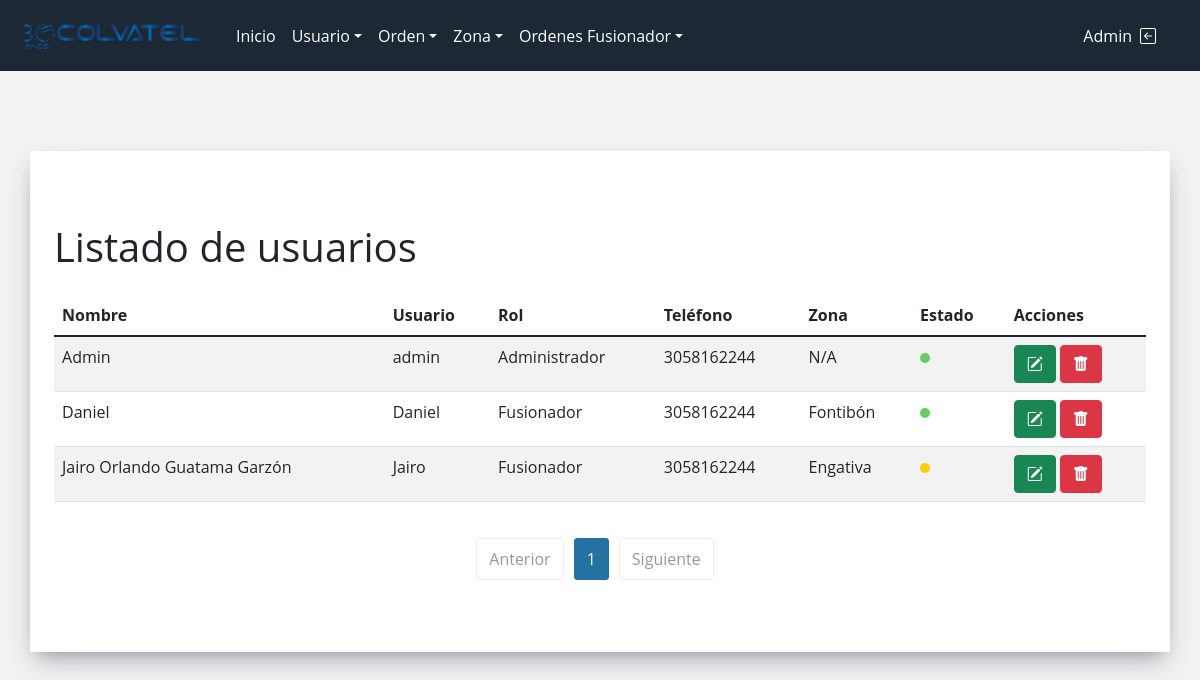
Page /views/listadeUsuarios.php (signed in) on the committed database.
### tables this page shows
CREATE TABLE `usuarios` (
  `id_usuario` int(11) NOT NULL,
  `nombre` varchar(100) NOT NULL,
  `correo` varchar(100) NOT NULL,
  `telefono` varchar(100) NOT NULL,
  `clave` varchar(1000) NOT NULL,
  `nombre_usuario` varchar(50) DEFAULT NULL,
  `estado` int(11) DEFAULT 1,
  `id_zona` int(11) DEFAULT NULL,
  `id_rol` int(11) DEFAULT NULL,
  `id_estado` int(11) DEFAULT 1
);

CREATE TABLE `roles` (
  `id_rol` int(11) NOT NULL,
  `nombre_rol` varchar(50) DEFAULT NULL
);

CREATE TABLE `zonas` (
  `id_zona` int(11) NOT NULL,
  `nombre_zona` varchar(50) DEFAULT NULL,
  `estado` int(11) NOT NULL DEFAULT 1
);

CREATE TABLE `estado_tarea` (
  `id_estado_tarea` int(11) NOT NULL,
  `Nombre_estado` varchar(50) DEFAULT NULL
);

### views/listadeUsuarios.php (the view, shortened to what this page needs)
<?php
require_once  '../conexion.php';
?>
<!DOCTYPE html>
<html lang="es">
<head>
    <?php include "../views/styles.php"; ?>
    <link rel="stylesheet" href="../style/lista_usuarios/estados.css">
    <link rel="stylesheet" href="../style/global.css">
</head>
<body>
    <?php include "header.php" ?>
    <main>
        <section class="container sectionTable pt-4 pb-4">
            <div class="container my-5">
                <h1 class="mb-4">Listado de usuarios</h1>
                <div class="table-responsive">
                    <table class="table table-striped table-hover">
                        <thead>
                            <tr>
                                <th>Nombre</th>
                                <th>Usuario</th>
                                <th>Rol</th>
                                <th>Teléfono</th>
                                <th>Zona</th>
                                <th>Estado</th>
                                <th>Acciones</th>
                            </tr>
                        </thead>
                        <tbody>
                            <?php
                            $sql_register = mysqli_query($conexion, "SELECT COUNT(*) as total_registros FROM usuarios WHERE estado = 1");
                            $result_register = mysqli_fetch_array($sql_register);
                            $total_registro = $result_register['total_registros'];
                            $por_pagina = 5;
                            if (empty($_GET['pagina'])) {
                                $pagina = 1;
                            } else {
                                $pagina = $_GET['pagina'];
                            }
                            $desde = ($pagina - 1) * $por_pagina;
                            $total_paginas = ceil($total_registro / $por_pagina);
                            $query = "SELECT u.id_usuario, u.nombre, u.correo, u.telefono, u.nombre_usuario, u.estado, r.nombre_rol, z.nombre_zona, e.Nombre_estado FROM usuarios u
                                                    LEFT JOIN roles r ON r.id_rol  = u.id_rol
                                                    LEFT JOIN zonas z ON z.id_zona = u.id_zona
                                                    LEFT JOIN estado_tarea e ON e.id_estado_tarea = u.id_estado
                                                    WHERE u.estado = 1 ORDER BY u.nombre ASC LIMIT $desde,$por_pagina";
                            $result = mysqli_query($conexion, $query);
                            if ($result && mysqli_num_rows($result) > 0) {
                                while ($data = mysqli_fetch_array($result)) {
                            ?>
                                    <tr>
                                        <td><?php echo $data['nombre']; ?></td>
                                        <td><?php echo $data['nombre_usuario']; ?></td>
                                        <td><?php echo $data['nombre_rol']; ?></td>
                                        <td><?php echo $data['telefono']; ?></td>
                                        <td><?php echo $data['nombre_zona']; ?></td>
                                        <td class="<?php echo $data['Nombre_estado'] == 'En tarea' ? 'en-tarea' : ($data['Nombre_estado'] == 'Disponible' ? 'disponible' : 'no-disponible'); ?>">
                                            <span class="estado <?php echo $data['Nombre_estado'] == 'En tarea' ? 'en-tarea' : ($data['Nombre_estado'] == 'Disponible' ? 'disponible' : 'no-disponible'); ?>"></span>
                                        </td>
                                        <td>
                                            <a href="editar_usuario.php?id=<?php echo base64_encode($data['id_usuario']); ?>" class="btn btn-success btn-editar"><i class="bi bi-pencil-square"></i></a>
                                            <?php
                                            if (isset($_SESSION['rol']) && $_SESSION['rol'] == 1) {
                                            ?>
                                                <a href="#" class="btn btn-danger" onclick="setUsuarioID('<?php echo $data['id_usuario']; ?>', '<?php echo $data['nombre']; ?>')" id="eliminarUsuarioLink" data-bs-toggle="modal" data-bs-target="#eliminarUsuarioModal"><i class="bi bi-trash-fill"></i></a>
                                            <?php
                                            }
                                            ?>
                                        </td>
                                    </tr>
                            <?php
                                }
                            }
                            ?>
                        </tbody>
                    </table>
                </div>
                <div class="pagination-container">
                    <ul class="pagination">
                        <li class="pagination-item <?php if ($pagina <= 1) {
                                                        echo 'disabled';
                                                    } ?>">
                            <a href="<?php if ($pagina <= 1) {
                                            echo '#';
                                        } else {
                                            echo '?pagina=' . ($pagina - 1);
                                        } ?>">Anterior</a>
                        </li>
                        <?php for ($i = 1; $i <= $total_paginas; $i++) { ?>
                            <li class="pagination-item <?php if ($pagina == $i) {
                                                            echo 'active';
                                                        } ?>">
                                <a href="<?php echo '?pagina=' . $i; ?>"><?php echo $i; ?></a>
                            </li>
                        <?php } ?>
                        <li class="pagination-item <?php if ($pagina >= $total_paginas) {
                                                        echo 'disabled';
                                                    } ?>">
                            <a href="<?php if ($pagina >= $total_paginas) {
                                            echo '#';
                                        } else {
                                            echo '?pagina=' . ($pagina + 1);
                                        } ?>">Siguiente</a>
                        </li>
                    </ul>
                </div>
            </div>
        </section>
    </main>
</body>
</html>

### views/styles.php (shortened to what this page needs)
<link rel="stylesheet" href="https://cdn.jsdelivr.net/npm/bootstrap-icons@1.7.2/font/bootstrap-icons.css">
<link href="https://cdn.jsdelivr.net/npm/bootstrap@5.1.3/dist/css/bootstrap.min.css" rel="stylesheet" />

### views/header.php (shortened to what this page needs)
<header>
    <?php include "nav.php" ?>
</header>

### views/nav.php (shortened to what this page needs)
 <?php include "styles.php"; ?>
<link rel="stylesheet" href="../style/navegacion/nav.css">
<nav class="navbar navbar-expand-lg navbar-light bg-light">
  <div class="container-fluid"> <a class="navbar-brand" href="#"> <img src="../assets/images/LogoTreintaAzulMetal.png" alt="" class="logo" width="200px" /> </a>
    <div class="collapse navbar-collapse" id="navbarNav">
      <div class="row w-100">
        <div class="col-lg-6">
          <ul class="navbar-nav">
            <?php
            if ($_SESSION['rol'] == 1 || $_SESSION['rol'] == 2) {
            ?>
              <li class="nav-item"> <a class="nav-link active" href="dashboard.php">Inicio</a> </li>
            <?php } ?>
            <?php
            if ($_SESSION['rol'] == 1 || $_SESSION['rol'] == 2) {
            ?>
              <li class="nav-item dropdown"> <a class="nav-link dropdown-toggle" data-bs-toggle="dropdown" href="#" role="button" aria-expanded="false">Usuario</a>
              </li>
            <?php } ?>
            <?php
            if ($_SESSION['rol'] == 1 || $_SESSION['rol'] == 3) {
            ?>
              <li class="nav-item dropdown"> <a class="nav-link dropdown-toggle" data-bs-toggle="dropdown" href="#" role="button" aria-expanded="false">Orden</a>
              </li>
            <?php } ?>
            <?php
            if ($_SESSION['rol'] == 1 || $_SESSION['rol'] == 2) {
            ?>
              <li class="nav-item dropdown"> <a class="nav-link dropdown-toggle" data-bs-toggle="dropdown" href="#" role="button" aria-expanded="false">Zona</a>
              </li>
            <?php } ?>
            <?php
            if ($_SESSION['rol'] == 1 || $_SESSION['rol'] == 4) {
            ?>
              <li class="nav-item dropdown"> <a class="nav-link dropdown-toggle" data-bs-toggle="dropdown" href="#" role="button" aria-expanded="false">Ordenes Fusionador</a>
              </li>
            <?php } ?>
          </ul>
        </div>
        <div class="col-lg-6">
          <ul class="navbar-nav d-flex justify-content-end">
            <div class="cont-info">
              <li class="nav-item"> <span><?php echo $_SESSION['nombre']; ?></span> </li>
              <li class="nav-item"> <a class="nav-link" href="cerrar_sesion.php"><i class="bi bi-arrow-left-square"></i></a> </li>
            </div>
          </ul>
        </div>
      </div>
    </div>
  </div>
</nav>

### style/lista_usuarios/estados.css (style rules this page uses)
.estado { display: inline-block; width: 10px; height: 10px; border-radius: 50%; margin-right: 5px; }
.en-tarea { background-color: #ffcc00; }
.disponible { background-color: #66cc66; }

### style/global.css (style rules this page uses)
* { margin: 0; padding: 0; box-sizing: border-box; font-family: 'Open Sans', sans-serif; }
body { background-color: #f2f2f2 !important; font-family: 'Roboto', sans-serif; position: relative; }
.sectionTable { background: #fff; box-shadow: rgba(50, 50, 93, 0.25) 0px 13px 27px -5px, rgba(0, 0, 0, 0.3) 0px 8px 16px -8px; margin: 80px auto; }
.pagination-container { display: flex; justify-content: center; align-items: center; margin-top: 20px; }
.pagination { display: flex; list-style: none; padding: 0; margin: 0; }
.pagination-item { margin-right: 10px; }
.pagination-item a { display: block; padding: 8px 12px; border: 1px solid #ddd; border-radius: 3px; text-decoration: none; color: #333; }
.pagination-item.active a { background-color: #2471A3; color: #fff; border-color: #2471A3; }
.pagination-item.disabled a { opacity: 0.5; pointer-events: none; }

### style/navegacion/nav.css (style rules this page uses)
.navbar { background-color: #1C2833 !important; }
.navbar-nav li a { color: #FDFEFE !important; }
.cont-info { display: flex; color: white; justify-content: center; align-items: center; }

### rows in the picture
usuarios: nombre "Admin", nombre_usuario "admin", id_rol.nombre_rol "Administrador", telefono "3058162244", id_zona.nombre_zona "N/A"
usuarios: nombre "Daniel", nombre_usuario "Daniel", id_rol.nombre_rol "Fusionador", telefono "3058162244", id_zona.nombre_zona "Fontibón"
usuarios: nombre "Jairo Orlando Guatama Garzón", nombre_usuario "Jairo", id_rol.nombre_rol "Fusionador", telefono "3058162244", id_zona.nombre_zona "Engativa"

### other values in the picture
$_SESSION['nombre'] "Admin"
